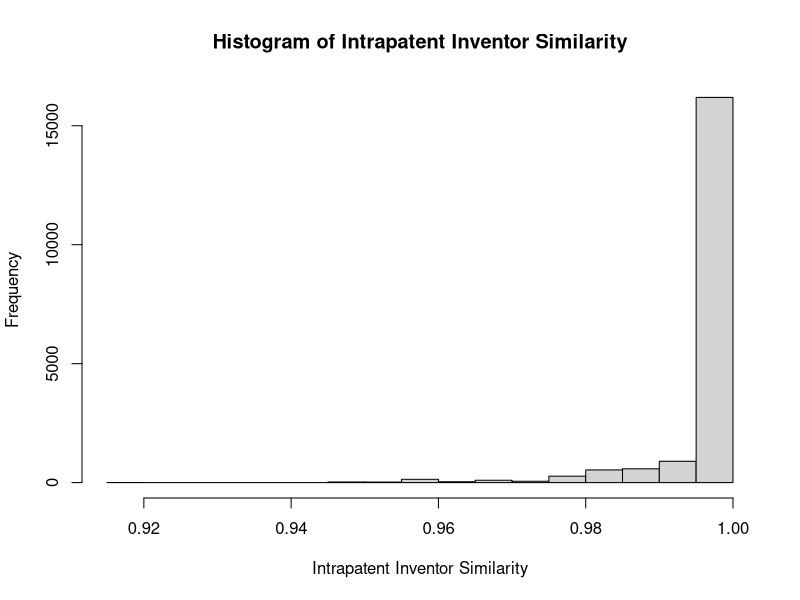

The R source for this figure:
library(tidyverse)

df <- read_csv("intrapatent.csv")

hist(df$intra_sim, xlab="Intrapatent Inventor Similarity", main="Histogram of Intrapatent Inventor Similarity")
